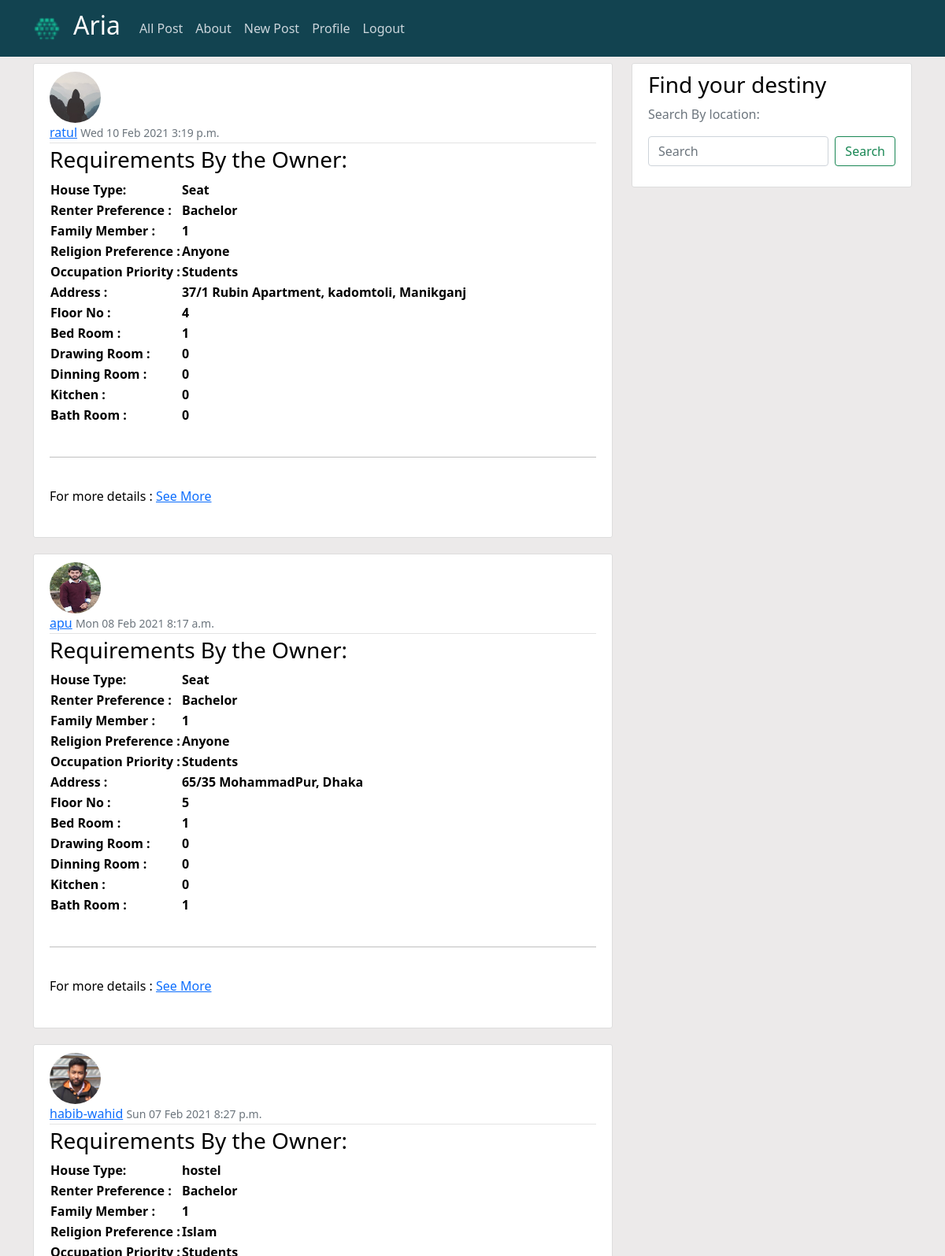
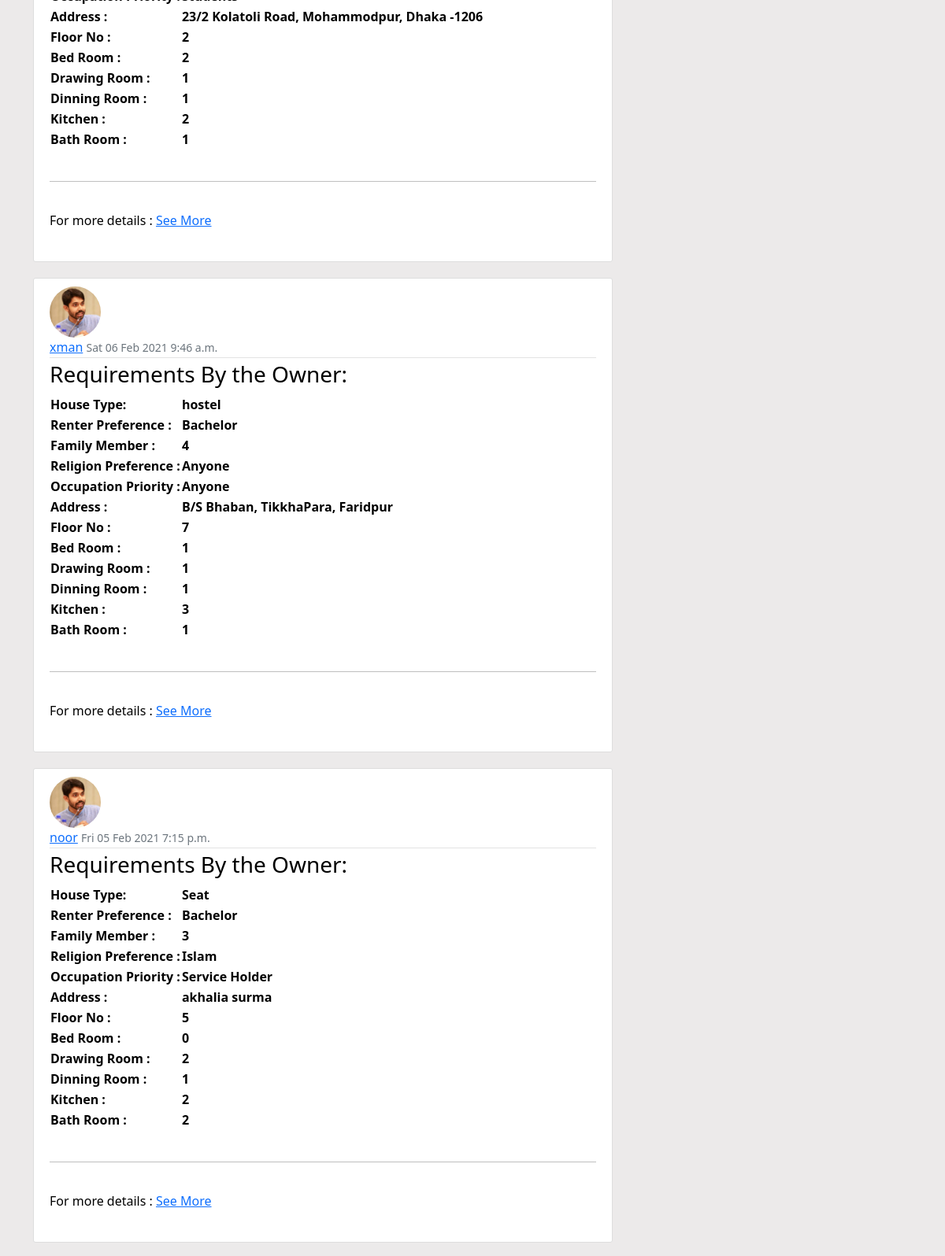
The app's page /home/ (signed in, upper part) with its own data (2 pictures, top to bottom).
### blog/models.py (models this page shows, shortened)
class Post3(models.Model):
    owner = models.ForeignKey(User,on_delete=models.CASCADE)
    date_posted = models.DateTimeField(default=timezone.now)
    house_type = models.CharField(max_length=5,choices=HOUSE_CHOICES)
    renter_preference = models.CharField(max_length=5,choices=RENTER_CHOICES)
    family_member = models.CharField(max_length=5,choices=MEMBER_CHOICES)
    religion_preference = models.CharField(max_length=5,choices=RELIGION_CHOICES)
    occupation_priority = models.CharField(max_length=5,choices=OCCUPATION_CHOICES)
    address = models.CharField(max_length=150)
    floor = models.CharField(max_length=10,choices=FLOOR_CHOICES)
    bed_room = models.CharField(max_length=5,choices=BED_CHOICES)
    bed_room_image = models.ImageField(upload_to='profile_pics',null=True,blank=True)
    drawing_room = models.CharField(max_length=5,choices=BED_CHOICES)
    drawing_room_image = models.ImageField(upload_to='profile_pics',null=True,blank=True)
    dinning_room = models.CharField(max_length=5,choices=BED_CHOICES)
    dinning_room_image = models.ImageField(upload_to='profile_pics',null=True,blank=True)
    kitchen = models.CharField(max_length=5,choices=BED_CHOICES)
    kitchen_room_image = models.ImageField(upload_to='profile_pics',null=True,blank=True)
    bathroom = models.CharField(max_length=5,choices=BED_CHOICES)
    bath_room_image = models.ImageField(upload_to='profile_pics',null=True,blank=True)
    washing_Machine = models.CharField(max_length=3,choices=FACILITY_CHOICES)
    hot_water = models.CharField(max_length=3,choices=FACILITY_CHOICES)
    IPS = models.CharField(max_length=3,choices=FACILITY_CHOICES)
    Generator = models.CharField(max_length=3,choices=FACILITY_CHOICES)
    Belcony = models.CharField(max_length=3,choices=FACILITY_CHOICES)
    Oven = models.CharField(max_length=3,choices=FACILITY_CHOICES)
    lift = models.CharField(max_length=3,choices=FACILITY_CHOICES)
    refrigerator = models.CharField(max_length=3,choices=FACILITY_CHOICES)
    sofa = models.CharField(max_length=3,choices=FACILITY_CHOICES)
    wifi = models.CharField(max_length=3,choices=FACILITY_CHOICES)
    ac = models.CharField(max_length=3,choices=FACILITY_CHOICES)
    television = models.CharField(max_length=3,choices=FACILITY_CHOICES)
    gas = models.CharField(max_length=3,choices=GAS_CHOICES)
    security = models.CharField(max_length=3,choices=FACILITY_CHOICES)
    parking = models.CharField(max_length=3,choices=FACILITY_CHOICES)
    house_rent = models.CharField(max_length=10)
    electricity_rent = models.CharField(max_length=5,null=True)
    gas_rent = models.CharField(max_length=5,null=True)
    water_rent = models.CharField(max_length=5,null=True)
    service_rent = models.CharField(max_length=5,null=True)
    rent_date = models.DateTimeField()
    any_special_instructions = models.TextField()

### users/models.py (models this page shows, shortened)
class Profile(models.Model):
    user = models.OneToOneField(User, on_delete = models.CASCADE)
    image = models.ImageField(default='default.jpg', upload_to='profile_pics')

### blog/views.py (the view)
# urls.py: path('home/', views.PostList, name='blog-home'),
def PostList(request):
    if 'q' in request.GET:
        q = request.GET['q']
        context = {
            'post3s' : Post3.objects.filter(address__icontains=q).order_by('-date_posted')
        }
    else:
        context = {
        'post3s' : Post3.objects.all().order_by('-date_posted')
    }
    return render(request, 'blog/home1.html', context)

### blog/templates/blog/home1.html (shortened to what this page needs)
{% extends "blog/base.html" %}
{% block content %}
   {% for post in post3s %}
   <article class="media content-section">
     <img class="rounded-circle article-img" src="{{ post.owner.profile.image.url}}" >
     <div class="media-body">
         <div class="article-metadata">
             <a class="mr-2" href="{% url 'user-profile' post.owner.username %}">{{ post.owner }}</a>
             <small class="text-muted">{{ post.date_posted|date:"D d M Y"}} {{ post.date_posted|time:"P"}}</small>
          </div>
           <div>
             <h3>Requirements By the Owner: </h3>
             <table>
               <tr>
                 <th> House Type:</th>
                 <th> {{ post.get_house_type_display }} </th>
               </tr>
               <tr>
                <th> Renter Preference :</th>
                <th> {{ post.get_renter_preference_display }} </th>
              </tr>
              <tr>
                <th> Family Member :</th>
                <th> {{ post.get_family_member_display }} </th>
              </tr>
              <tr>
                <th> Religion Preference :</th>
                <th> {{ post.get_religion_preference_display }} </th>
              </tr>
              <tr>
                <th> Occupation Priority :</th>
                <th> {{ post.get_occupation_priority_display }} </th>
              </tr>
              <tr>
                <th> Address :</th>
                <th> {{ post.address }} </th>
              </tr>
              <tr>
                <th> Floor No :</th>
                <th> {{ post.get_floor_display }} </th>
              </tr>
              <tr>
                <th> Bed Room :</th>
                <th> {{ post.get_bed_room_display }} </th>
              </tr>
              <tr>
                <th> Drawing Room :</th>
                <th> {{ post.get_drawing_room_display }} </th>
              </tr>
              <tr>
                <th> Dinning Room :</th>
                <th> {{ post.get_dinning_room_display }} </th>
              </tr>
              <tr>
                <th> Kitchen :</th>
                <th> {{ post.get_kitchen_display }} </th>
              </tr>
              <tr>
                <th> Bath Room :</th>
                <th> {{ post.get_bathroom_display }} </th>
              </tr>
             </table>
             <br>
             <hr>
             <div class="article-content" >
              <h6>For more details :  <a href = "{%url 'post-detail' post.id %}"> See More </a> </h6>
            </div>
           </div>
     </article>
   {% endfor %}
{% endblock content %}

### blog/static/blog/main1.css (style rules this page uses)
body { background: #eceaea; color: #000000; margin-top: 5rem; }
h1, h2, h3, h4, h5, h6 { color: #000000; }
.content-section { background: #ffffff; padding: 10px 20px; border: 1px solid #dddddd; border-radius: 3px; margin-bottom: 20px; }
.article-content { white-space: pre-line; }
.article-img { height: 65px; width: 65px; margin-right: 16px; }
.article-metadata { padding-bottom: 1px; margin-bottom: 4px; border-bottom: 1px solid #e3e3e3 }

### records on screen
Post3: owner.profile.image (placeholder picture), owner "ratul", date_posted "Wed 10 Feb 2021", date_posted "3:19 p.m.", house_type "Seat", renter_preference "Bachelor", family_member "1", religion_preference "Anyone", occupation_priority "Students", address "37/1 Rubin Apartment, kadomtoli, Manikganj", floor "4", bed_room "1", drawing_room "0", dinning_room "0", kitchen "0", bathroom "0"
Post3: owner.profile.image (picture), owner "apu", date_posted "Mon 08 Feb 2021", date_posted "8:17 a.m.", house_type "Seat", renter_preference "Bachelor", family_member "1", religion_preference "Anyone", occupation_priority "Students", address "65/35 MohammadPur, Dhaka", floor "5", bed_room "1", drawing_room "0", dinning_room "0", kitchen "0", bathroom "1"
Post3: owner.profile.image (picture), owner "habib-wahid", date_posted "Sun 07 Feb 2021", date_posted "8:27 p.m.", house_type "hostel", renter_preference "Bachelor", family_member "1", religion_preference "Islam", occupation_priority "Students", address "23/2 Kolatoli Road, Mohammodpur, Dhaka -1206", floor "2", bed_room "2", drawing_room "1", dinning_room "1", kitchen "2", bathroom "1"
Post3: owner.profile.image (picture), owner "xman", date_posted "Sat 06 Feb 2021", date_posted "9:46 a.m.", house_type "hostel", renter_preference "Bachelor", family_member "4", religion_preference "Anyone", occupation_priority "Anyone", address "B/S Bhaban, TikkhaPara, Faridpur", floor "7", bed_room "1", drawing_room "1", dinning_room "1", kitchen "3", bathroom "1"
Post3: owner.profile.image (picture), owner "noor", date_posted "Fri 05 Feb 2021", date_posted "7:15 p.m.", house_type "Seat", renter_preference "Bachelor", family_member "3", religion_preference "Islam", occupation_priority "Service Holder", address "akhalia surma", floor "5", bed_room "0", drawing_room "2", dinning_room "1", kitchen "2", bathroom "2"
